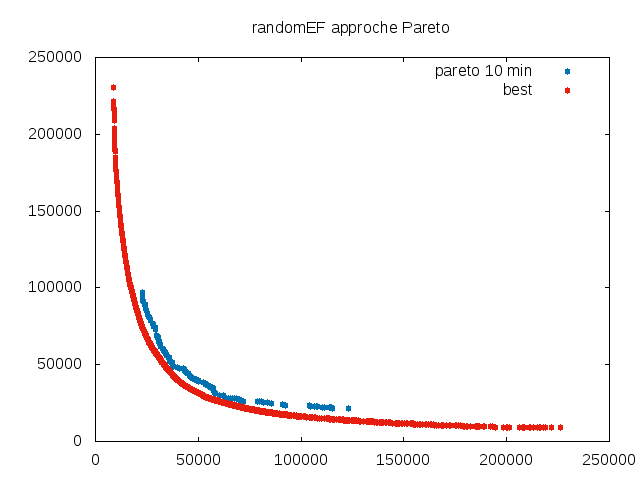

Reproduce this figure in gnuplot.
set terminal png
set output "ef_pareto_10.png"
set title "randomEF approche Pareto"
plot "randomEF_OnLineFiltered_time=10_nb=500.tsp" using 1:2 title "pareto 10 min" pointtype 7 linecolor 6, "../../data/best.randomEF100.tsp" using 1:2 title "best" pointtype 7 linecolor 7
